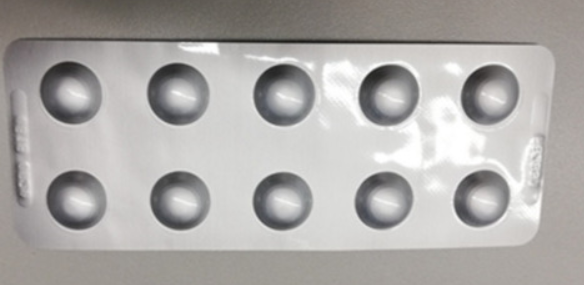
#> input picture test_image.png, 584 x 285 px
$ jupyter execute Pill_Blister_Detector.ipynb   (older library calls are emulated)
#> lines starting #> are read from the running program, lines starting #| are printed output that depends on the picture; after the words box and inside, x2 and y2 are one past the last pixel; in counts of white or black regions, pixels touching at a corner belong together
<a href="https://colab.research.google.com/github/SefaWork/PillBlisterCounter/blob/main/Pill_Blister_Detector.ipynb" target="_parent"></a>

# Pill Blister Detector

by Mehmet Sefa Toksoy and Elif Ceyda Civelek

Github page: https://github.com/SefaWork/PillBlisterCounter

## Introduction

This is an algorithm designed to detect circular blisters in an image by using image processing / computer vision methods. It is based on this article: https://www.mdpi.com/1424-8220/22/8/2958

## Teamwork

Mehmet Sefa Toksoy: Creating google colab, github pages. Libraries, image uploading, image detection and a little bit on image acquisition and image preprocessing.

Elif Ceyda Civelek: Majority of image acquisition and image preprocessing. Majority of presentation preparation.

## Instructions

1.   Run the Libraries code block.
2.   Run the Uploading Files code block and upload an image. (Test images are provided in the github page!)
3.   Run the Image Detection Algorithm code block and observe. It can help to zoom out your page to see the generated images a little better.

## Libraries

These are the libraries that the code needs to function. Run this code block first.

[cell 1]
#importing needed libraries (Run this code first.)
from google.colab.patches import cv2_imshow # for image display
from google.colab import files # for file uploading

import cv2 # for image processing
import numpy as np # for image processing matrix math

libraries_loaded = True

print("✅ You are good to go! You may now upload an image file.")

## Uploading Files

This code block allows you to upload an image file. You must run this first if you wish to run the image detection algorithm. Will throw an error if you didn't run the libraries code block.

[cell 2]
# Throw an exception if libraries are not loaded yet.
if not ('libraries_loaded' in globals()):
  raise Exception("❌ Libraries must be loaded first. Run the first code block in this notebook.")

# Create image uploading GUI and wait for upload. Only take the first image.
uploaded = list(files.upload().keys())[0]
#> the answer given: test_image.png

# Throw an exception if no files were uploaded.
if not uploaded:
  raise Exception("❌ You did not upload a file.")

cv2_imshow(cv2.imread(uploaded))
total_expected_blister_count = 0;

print("> Type in the expected number of blisters (or type 0): ")
user_input = int(input())
#> the answer given: 3

if(user_input < 0):
  raise Exception("❌ Expected number of blisters cannot be negative.")

total_expected_blister_count = user_input

print("\n\n✅ You are good to go! You can run the next code block now.")

## Image Detection Algorithm

This code will take the file you uploaded and process it to find any pills. This only works for pill blisters that are small, gray (non-transparent) and in a dark environment. The methods below were developed with the guidance of this article: https://www.ncbi.nlm.nih.gov/pmc/articles/PMC9028233/

[cell 3]
if not ('uploaded' in globals()) or uploaded is None:
  raise Exception("❌ Please upload an image first using the previous code block.")

# Load the image.
img = cv2.imread(uploaded).astype(np.float32)

### STAGE 1, IMAGE ACQUISITION ###
# Convert to grayscale.
gray = cv2.cvtColor(img, cv2.COLOR_BGR2GRAY)

# Apply 5x5 median filter.
blurred = cv2.medianBlur(gray, 5)
cv2_imshow(blurred)

# Apply 9x9 STD (Standart Deviation Filter)
blurred2 = blurred**2
ones = np.ones(blurred.shape)
kernel = np.ones((9,9))

s = cv2.filter2D(blurred, cv2.CV_32F, kernel)
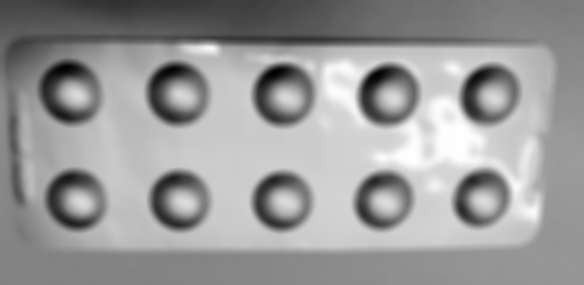
#> s: shape (285, 584) float32; min 3529, max 20655, mean 13818.6; drawn with min black and max white
s2 = cv2.filter2D(blurred2, cv2.CV_32F, kernel)
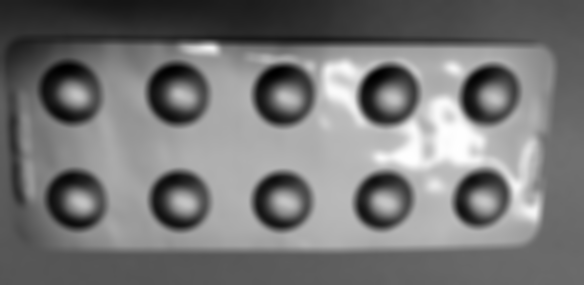
#> s2: shape (285, 584) float32; min 155359, max 5267025, mean 2520619.2; drawn with min black and max white
ns = cv2.filter2D(ones, cv2.CV_32F, kernel)
#> ones: shape (285, 584) float64; every value is 1

std_filtered = cv2.sqrt((s2 - s**2 / ns) / ns)
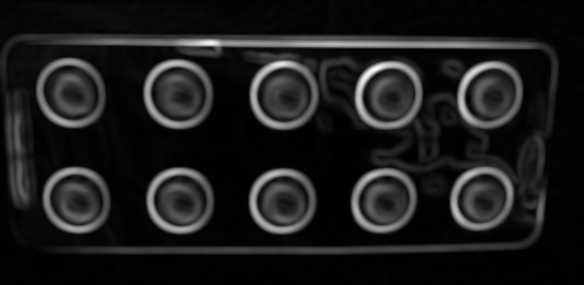
#> std_filtered: shape (285, 584) float32; 0.37% of the values are NaN or infinite; the others: min 0, max 84.42, mean 9.31; drawn with min black, max white, NaN and infinite black
cv2_imshow(std_filtered)

# Binarization (Thresholding)
binarized = cv2.threshold(std_filtered.astype(np.uint8), 0, 255, cv2.THRESH_BINARY + cv2.THRESH_OTSU)[1]
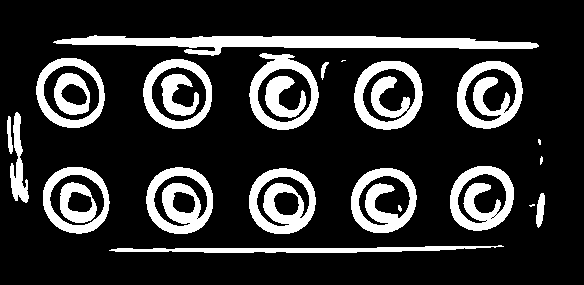
#> binarized: shape (285, 584); 19% white; 25 white regions (3 under 20 px), largest, box (x1, y1, x2, y2) and area: (53, 35, 539, 56) 4836, (354, 61, 423, 130) 2450, (146, 167, 213, 234) 2425
cv2_imshow(binarized)

# Dilation 50x50
dilated = cv2.dilate(binarized, np.ones((50,50), np.uint8))
#> dilated: shape (285, 584); 86.3% white; 5 black regions, box (x1, y1, x2, y2) and area: (0, 0, 584, 285) 22398, (119, 139, 135, 156) 125, (224, 141, 239, 156) 104, (328, 142, 342, 156) 92, (431, 144, 441, 153) 37
cv2_imshow(dilated)

# Closing Operation
closed = cv2.morphologyEx(dilated, cv2.MORPH_CLOSE, np.ones((50,50), np.uint8))
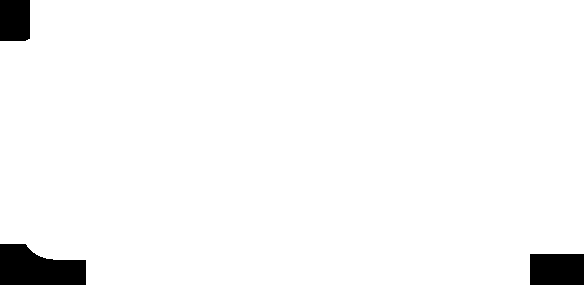
#> closed: shape (285, 584); 96.6% white; 3 black regions
cv2_imshow(closed)

# Get image contours as bounding boxes and select the largest one as our object. (Image segmentation)
contours, _ = cv2.findContours(closed, cv2.RETR_TREE, cv2.CHAIN_APPROX_SIMPLE)
#> contours = 1 contour; box (x1, y1, x2, y2) and area: (0, 0, 584, 285) 159980

largest_contour_area = 0
largest_contour = None

for contour in contours:
  # Get bounding box.
  x, y, w, h = cv2.boundingRect(contour)

  # Get bounding box area.
  contour_bounding_area = w * h

  if largest_contour_area < contour_bounding_area:
    largest_contour_area = contour_bounding_area
    largest_contour = contour
#> this loop made 1 pass
#> (x, y, w, h, contour_bounding_area, largest_contour_area) on pass 1: (0, 0, 584, 285, 166440, 166440)
#> after the loop, largest_contour = contour of 33 points, box (x1, y1, x2, y2) (0, 0, 584, 285), area 159980; largest_contour_area = 166440

if largest_contour is None:
  raise Exception("No contours found.")

# Get bounding box, scale the image to be (x:1000) dimensions (aspect ratio is maintained!) AND rotate to be vertically aligned.
x, y, w, h = cv2.boundingRect(largest_contour)
crop_img = img[y:y+h, x:x+w]

aspect_ratio = w / h
#> aspect_ratio = 2.05

if w > h:
  w = 1000
  h = int(w / aspect_ratio)
#> h = 488
  crop_img = cv2.rotate(cv2.resize(crop_img, (w, h)), cv2.ROTATE_90_CLOCKWISE) # Rotate by 90 degrees.
else:
  h = 1000
  w = int(h * aspect_ratio)
  crop_img = cv2.resize(crop_img, (w, h))

print("New resolution is: {w} width / {h} height".format(w=crop_img.shape[1], h=crop_img.shape[0]))
#| New resolution is: 488 width / 1000 height

cv2_imshow(crop_img)

### STEP 2, IMAGE PREPROCESSING ###
# Convert from RGB color space to HSV color space.
hsv = cv2.cvtColor(crop_img, cv2.COLOR_BGR2HSV).astype(np.uint8)

# Create CLAHE filter and apply it to H, S and V channels.
clahe = cv2.createCLAHE(clipLimit=2.0, tileGridSize=(8,8))
hsv[:,:,0] = clahe.apply(hsv[:,:,0])
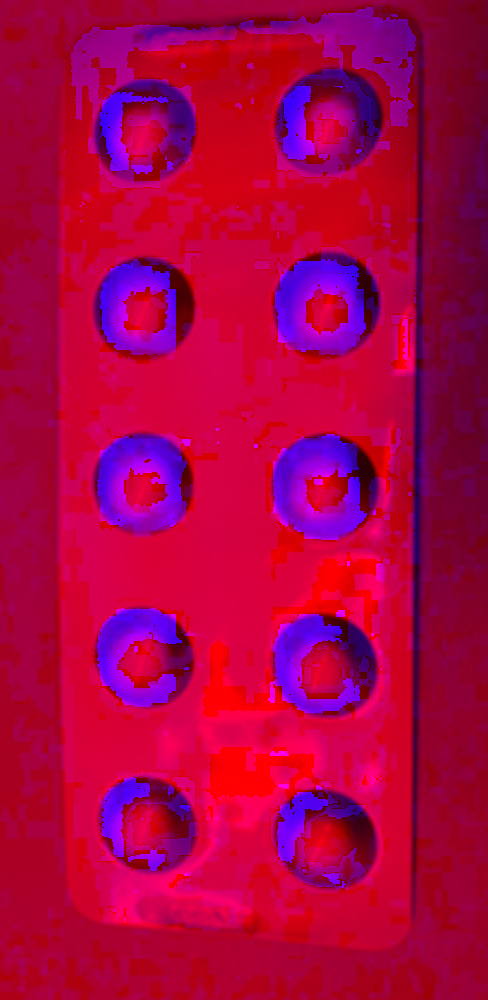
#> hsv: shape (1000, 488, 3); mean B, G, R 68.9, 0, 172.6
hsv[:,:,1] = clahe.apply(hsv[:,:,1])
hsv[:,:,2] = clahe.apply(hsv[:,:,2])

# Sharpen V channel.
sharp_kernel = np.array([[-1,-1,-1], [-1,9,-1], [-1,-1,-1]])
hsv[:,:,2] = cv2.filter2D(hsv[:,:,2], -1, sharp_kernel)
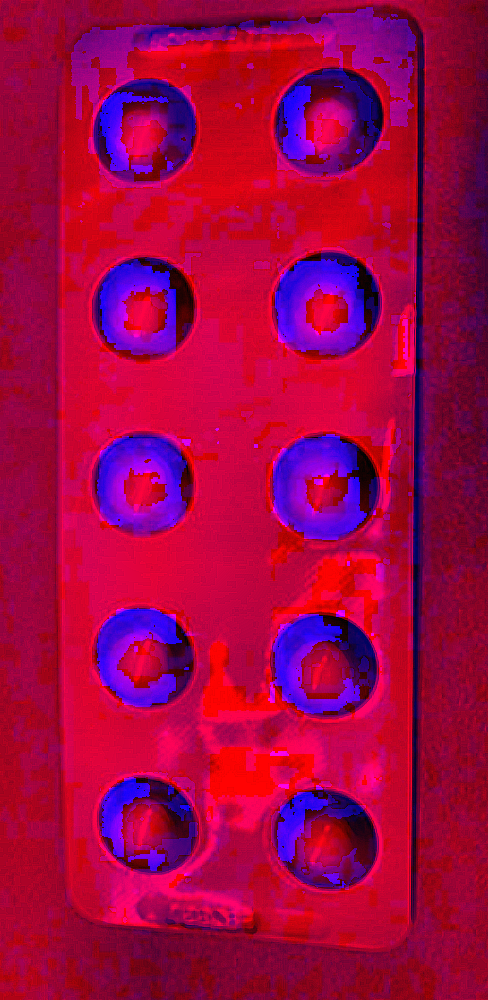
#> hsv: shape (1000, 488, 3); mean B, G, R 68.9, 3, 161.6

rgb = cv2.cvtColor(hsv, cv2.COLOR_HSV2RGB)
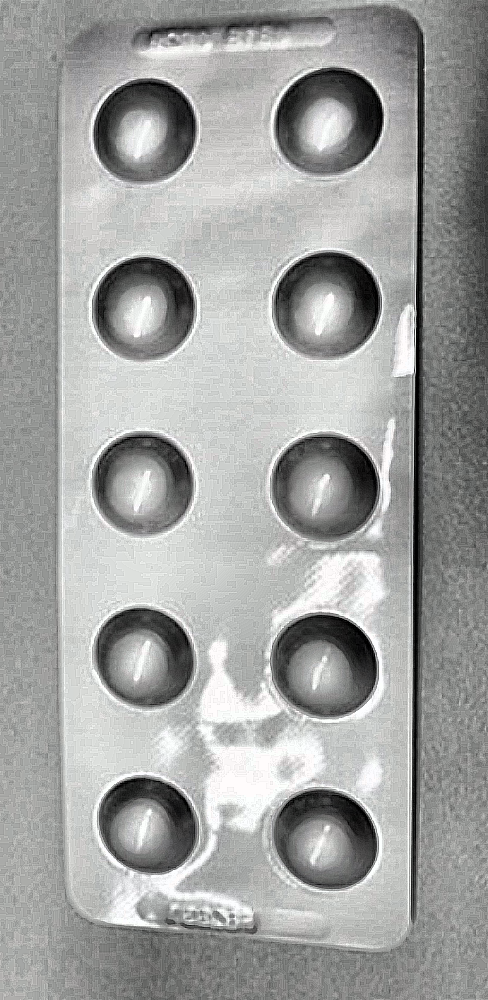
#> rgb: shape (1000, 488, 3); mean R, G, B 160, 161.1, 159.6
cv2_imshow(rgb)

### STEP 3, BLISTER DETECTION ###
# Canny edge detection on the value channel.
canny = cv2.Canny(hsv[:,:,2], 145, 200)
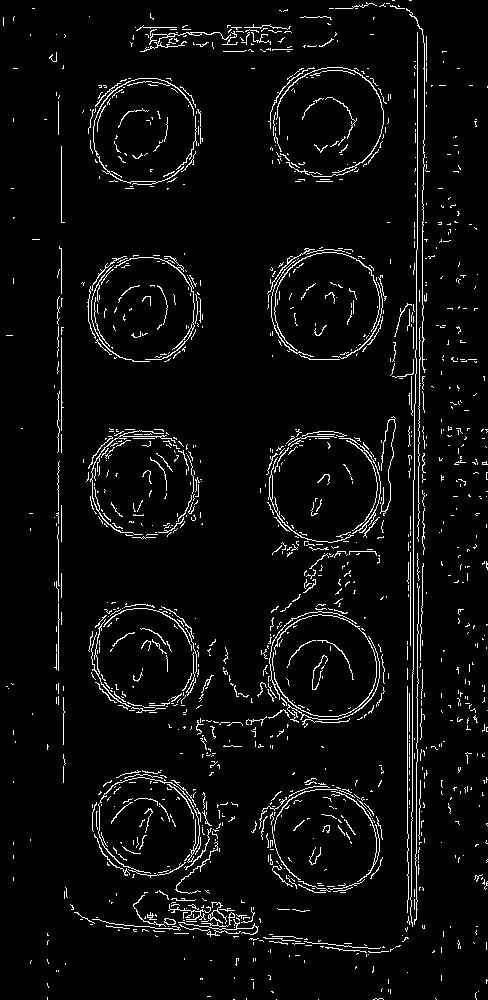
#> canny: shape (1000, 488); 4.6% white in thin lines or dots
cv2_imshow(canny)

# Circle detection using Hough transforms
circles = cv2.HoughCircles(canny, cv2.HOUGH_GRADIENT, 1, canny.shape[0] / 8, param1=100, param2=30, minRadius=30, maxRadius=100)
#> circles = [[326.5, 486.5, 54], [326.5, 305.5, 52.7], [326.5, 837.5, 52.1], [329.5, 123.5, 55.5], [322.5, 669.5, 54], [141.5, 481.5, 51.3], [145.5, 132.5, 53.6], [145.5, 822.5, 52.7], [140.5, 307.5, 51.5], [147.5, 657.5, 53]]

if circles is None:
  raise Exception("❌ No blisters were found in the image.")

circles = np.uint16(np.around(circles))
#> circles = [[326, 486, 54], [326, 306, 53], [326, 838, 52], [330, 124, 56], [322, 670, 54], [142, 482, 51], [146, 132, 54], [146, 822, 53], [140, 308, 52], [148, 658, 53]]

# Count the circles, highlight them and report.
detected_amount = 0

for circle in circles[0,:]:
  cv2.circle(crop_img, (circle[0], circle[1]), circle[2], (0,0,255), 2)
  detected_amount = detected_amount + 1
#> this loop made 10 passes
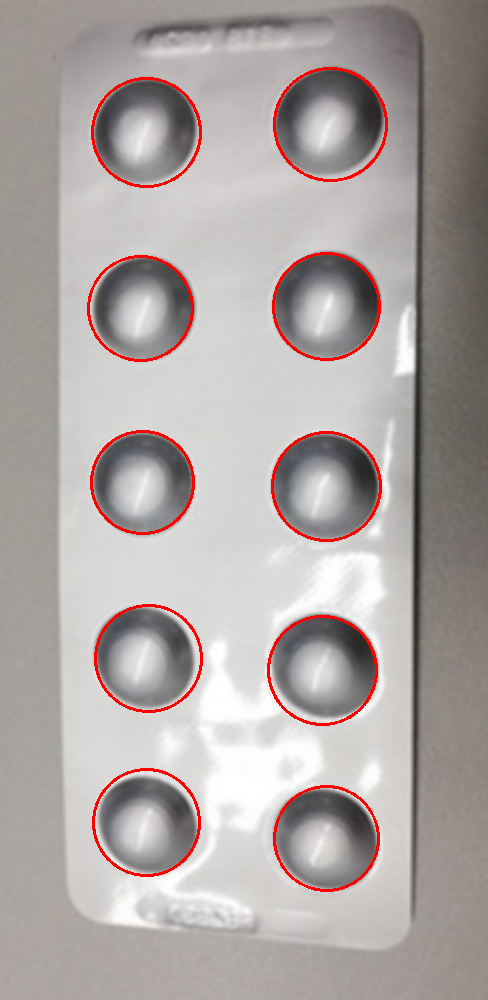
#> crop_img: shape (1000, 488, 3) float32; mean B, G, R 164.1, 166.4, 174.3
#> after the loop, detected_amount = 10

# Post results.
cv2_imshow(crop_img)

if total_expected_blister_count > 0:
  if detected_amount == total_expected_blister_count:
    print("\n\n✅ Successfully detected {blister} blisters as the user specified.".format(blister=detected_amount, total=total_expected_blister_count))
  elif detected_amount > total_expected_blister_count:
    print("\n\n❌ Detected {blister} blisters but user specified {total}. Some artifacts might've been generated.".format(blister=detected_amount, total=total_expected_blister_count))
#| ❌ Detected 10 blisters but user specified 3. Some artifacts might've been generated.
  elif detected_amount < total_expected_blister_count:
    print("\n\n❌ Detected {blister} blisters but user specified {total}. Some spots might've been missed.".format(blister=detected_amount, total=total_expected_blister_count))
else:
  print("\n\n✅ Detected {blister} blisters.".format(blister=detected_amount))
